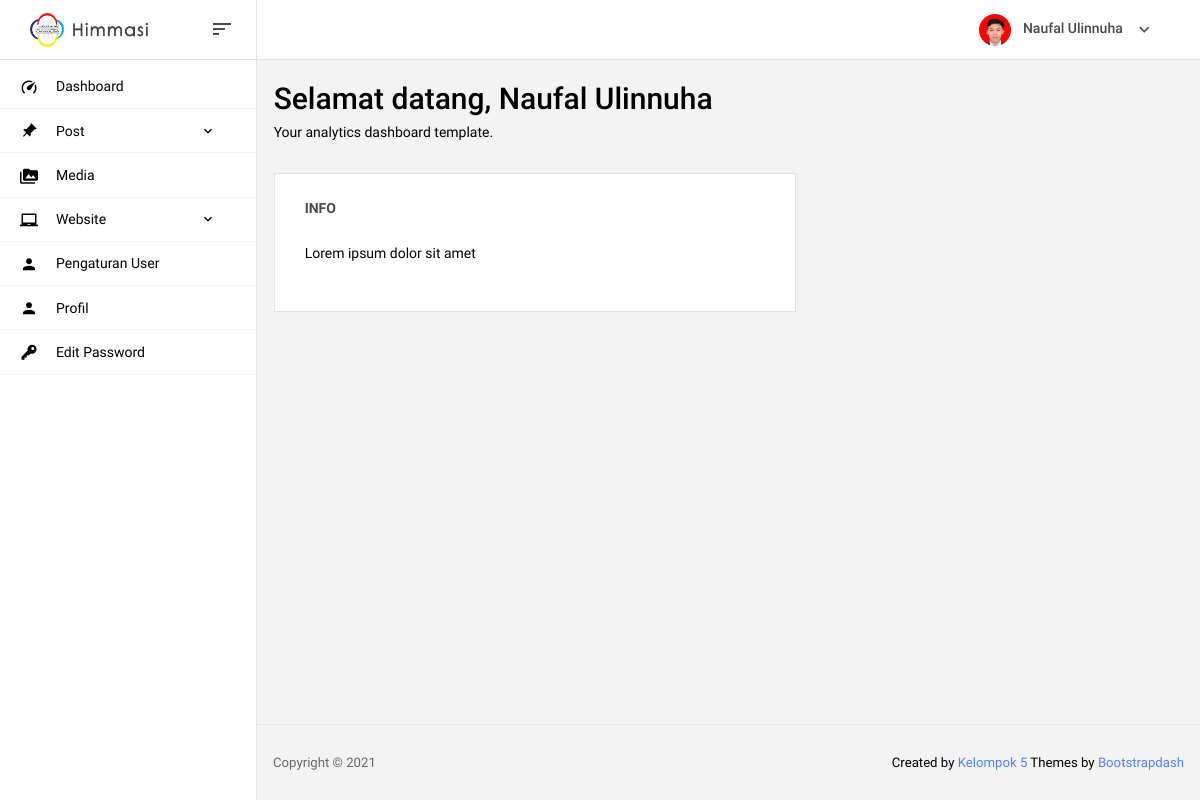
The app's page /admin/dashboard (signed in) with its own data.
### tables this page shows
CREATE TABLE `user` (
  `id_user` int(11) NOT NULL,
  `nama` varchar(100) NOT NULL,
  `username` varchar(50) NOT NULL,
  `password` varchar(50) NOT NULL,
  `level` varchar(50) NOT NULL,
  `jabatan` varchar(50) NOT NULL,
  `foto` varchar(50) NOT NULL
);

### admin/includes/session.php (called while the page is built, shortened)
<?php
	$id_user = $_SESSION['id_user'];
	$query = mysqli_query($koneksi,"SELECT `username`, `nama`, `foto` FROM `user` WHERE `id_user` = $id_user");
  	while($data = mysqli_fetch_row($query)){
    	$nama     = $data[1];
    	$foto     = $data[2];
  	}
?>

### admin/page/dashboard.php (the view, shortened to what this page needs)
<section class="row">
  <div class="col-md-12 grid-margin">
    <div class="d-flex justify-content-between flex-wrap">
      <div class="d-flex align-items-end flex-wrap">
        <div class="mr-md-3 mr-xl-5">
          <h2>Selamat datang, <?= $nama ?></h2>
          <p class="mb-md-0">Your analytics dashboard template.</p>
        </div>
      </div>
    </div>
  </div>
</section>
<section class="row">
  <div class="col-md-7 grid-margin stretch-card">
    <div class="card">
      <div class="card-body">
        <p class="card-title">INFO</p>
        <p class="mb-4">Lorem ipsum dolor sit amet</p>
      </div>
    </div>
  </div>
</section>

### admin/includes/navbar.php (shortened to what this page needs)
<nav class="navbar col-lg-12 col-12 p-0 fixed-top d-flex flex-row">
      <div class="navbar-brand-wrapper d-flex justify-content-center">
        <div class="navbar-brand-inner-wrapper d-flex justify-content-between align-items-center w-100">
          <a class="navbar-brand brand-logo" href="index.php"><img class="of-contain w-100" src="assets/img/logo.png" alt="logo"/></a>
          <button class="navbar-toggler navbar-toggler align-self-center" type="button" data-toggle="minimize">
            <span class="mdi mdi-sort-variant"></span>
          </button>
        </div>
      </div>
      <div class="navbar-menu-wrapper d-flex align-items-center justify-content-end">
        <ul class="navbar-nav navbar-nav-right">
          <li class="nav-item nav-profile dropdown">
            <a class="nav-link dropdown-toggle" href="#" data-toggle="dropdown" id="profileDropdown">
              <img src="assets/img/profil/<?= $foto ?>" class="img-profil" alt="profile"/>
              <span class="nav-profile-name"><?= $nama ?></span>
            </a>
          </li>
        </ul>
      </div>
    </nav>

### admin/includes/head.php (style rules this page uses)
p { margin: 0px }
.of-contain { object-fit: contain; }
.img-profil { object-fit: cover; object-position: top }
.card { border: 1px solid #e3e3e3; }

### records on screen
user: foto (picture), nama "Naufal Ulinnuha"
